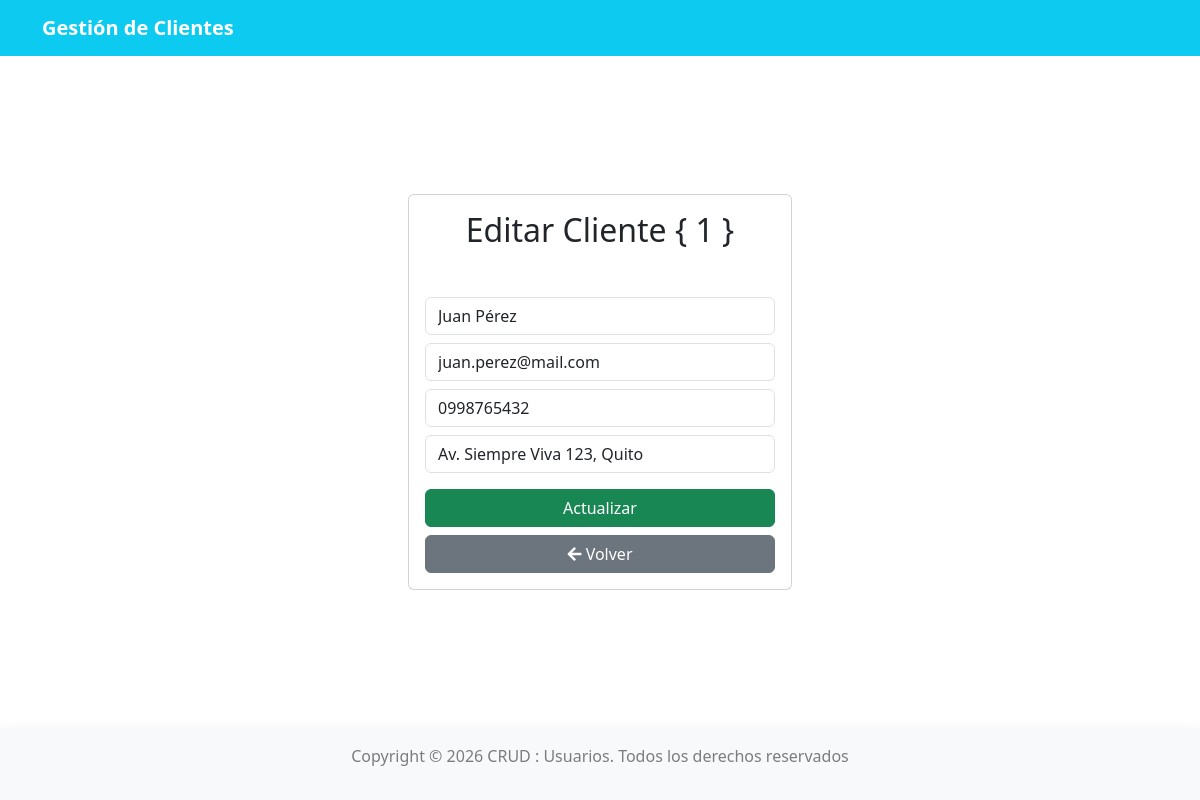
Screenshot of /editar.php?id=1 with the database file from the repository.
### tables this page shows
CREATE TABLE clientes (
    ID INT AUTO_INCREMENT PRIMARY KEY,
    Nombre VARCHAR(100),
    Correo VARCHAR(100),
    Telefono VARCHAR(15),
    Direccion TEXT,
    Fecha_creacion TIMESTAMP DEFAULT CURRENT_TIMESTAMP,
    CONSTRAINT chk_email CHECK (Correo LIKE '%_@__%.__%')  
);

### bd/clienteModel.php (called while the page is built, shortened)
<?php
    function mostrarCliente($id){
        try{
            $conn = conectar();
            $sql = "SELECT * FROM clientes WHERE id = :id";
            $stmt = $conn->prepare($sql);
            $stmt->bindParam(':id', $id);
            $stmt->execute();
            return $stmt->fetch();
        } catch (PDOException $e) {
            return null;
        }
    }
?>

### editar.php (the view, shortened to what this page needs)
<?php
  $id = $_GET['id'];
  include_once 'bd/clienteModel.php';
  $cliente = mostrarCliente(id: $id);
?>
<!DOCTYPE html>
<html lang="es">
<head>
    <link href="https://cdn.jsdelivr.net/npm/bootstrap@5.3.0/dist/css/bootstrap.min.css" rel="stylesheet">
    <link rel="stylesheet" href="https://use.fontawesome.com/releases/v5.6.3/css/all.css">
</head>
<body>
  <div class="d-flex flex-column min-vh-100 justify-content-between">
      <?php include_once 'cabecera.php'; ?>
      <div class="row">
        <div class="col-md-4 mx-auto">
          <div class="card card-body">
            <h2 class="text-center mb-5">Editar Cliente { <?php print_r(value: $id)?> }</h2>
            <form action="interfaces/actualizarClienteInterface.php" method="POST" class="needs-validation" novalidate>
              <div class="mb-3">
                <div class="form-group mb-2">
                  <input name="Nombre" type="text" class="form-control" value="<?php echo $cliente['Nombre']; ?>" placeholder="Actualizar Nombre del Cliente" required>
                </div>
                <div class="form-group mb-2">
                  <input name="Correo" type="email" class="form-control" value="<?php echo $cliente['Correo']; ?>" placeholder="Actualizar Correo" required>
                </div>
                <div class="form-group mb-2">
                  <input name="Telefono" type="text" class="form-control" value="<?php echo $cliente['Telefono']; ?>" placeholder="Actualizar Telefono" required>
                </div>
                <div class="form-group mb-2">
                  <input name="Direccion" type="text" class="form-control" value="<?php echo $cliente['Direccion']; ?>" placeholder="Actualizar Direccion" required>
                </div>
              </div>
              <div class="d-grid gap-2">
                <button class="btn btn-success w-100" type="submit" name="update">Actualizar</button>
                <a href="dashboard.php" class="btn btn-secondary">
                  <i class="fas fa-arrow-left"></i> Volver
                </a>
              </div>
            </form>
          </div>
        </div>
      </div>
      <?php include_once 'pie.php';?>
  </div>
</body>
</html>

### rows the page displays
clientes: Nombre "Juan Pérez", Correo "juan.perez@mail.com", Telefono "0998765432", Direccion "Av. Siempre Viva 123, Quito"
